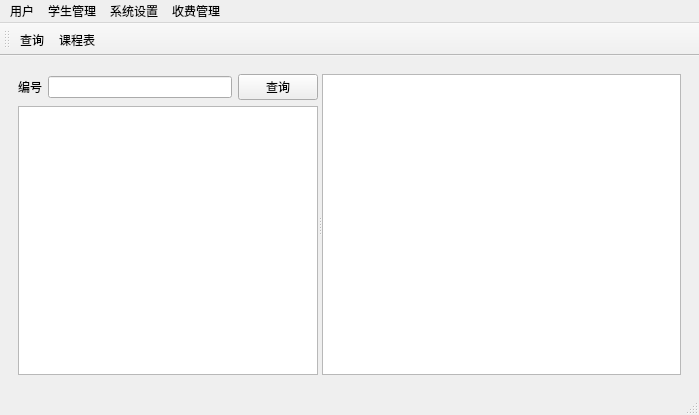
<?xml version="1.0" encoding="UTF-8"?>
<ui version="4.0">
 <class>MainWindow</class>
 <widget class="QMainWindow" name="MainWindow">
  <property name="geometry">
   <rect>
    <x>0</x>
    <y>0</y>
    <width>699</width>
    <height>415</height>
   </rect>
  </property>
  <property name="windowTitle">
   <string>查询系统</string>
  </property>
  <property name="windowIcon">
   <iconset resource="QTrainingSystem.qrc">
    <normaloff>:/res/images/logoNain.png</normaloff>:/res/images/logoNain.png</iconset>
  </property>
  <widget class="QWidget" name="centralwidget">
   <layout class="QGridLayout" name="gridLayout">
    <item row="0" column="0">
     <widget class="QStackedWidget" name="stackedWidget">
      <property name="sizePolicy">
       <sizepolicy hsizetype="Expanding" vsizetype="Expanding">
        <horstretch>0</horstretch>
        <verstretch>0</verstretch>
       </sizepolicy>
      </property>
      <property name="currentIndex">
       <number>0</number>
      </property>
      <widget class="QWidget" name="pageQuery">
       <layout class="QGridLayout" name="gridLayout_2">
        <item row="0" column="0">
         <widget class="QSplitter" name="splitter">
          <property name="orientation">
           <enum>Qt::Horizontal</enum>
          </property>
          <widget class="QWidget" name="widget" native="true">
           <property name="sizePolicy">
            <sizepolicy hsizetype="Expanding" vsizetype="Preferred">
             <horstretch>0</horstretch>
             <verstretch>0</verstretch>
            </sizepolicy>
           </property>
           <property name="maximumSize">
            <size>
             <width>300</width>
             <height>16777215</height>
            </size>
           </property>
           <layout class="QGridLayout" name="gridLayout_3">
            <item row="0" column="0">
             <layout class="QVBoxLayout" name="verticalLayout">
              <item>
               <layout class="QHBoxLayout" name="horizontalLayout">
                <item>
                 <widget class="QLabel" name="label_ID">
                  <property name="text">
                   <string>编号</string>
                  </property>
                 </widget>
                </item>
                <item>
                 <widget class="QLineEdit" name="lineEdit_ID"/>
                </item>
                <item>
                 <widget class="QPushButton" name="pushButton">
                  <property name="text">
                   <string>查询</string>
                  </property>
                 </widget>
                </item>
               </layout>
              </item>
              <item>
               <widget class="QListView" name="listView"/>
              </item>
             </layout>
            </item>
           </layout>
          </widget>
          <widget class="QTableView" name="tableView">
           <property name="minimumSize">
            <size>
             <width>0</width>
             <height>0</height>
            </size>
           </property>
           <property name="maximumSize">
            <size>
             <width>16777215</width>
             <height>16777215</height>
            </size>
           </property>
          </widget>
         </widget>
        </item>
       </layout>
      </widget>
      <widget class="QWidget" name="pageTimeTable"/>
     </widget>
    </item>
   </layout>
  </widget>
  <widget class="QMenuBar" name="menubar">
   <property name="geometry">
    <rect>
     <x>0</x>
     <y>0</y>
     <width>699</width>
     <height>19</height>
    </rect>
   </property>
   <widget class="QMenu" name="menu">
    <property name="title">
     <string>用户</string>
    </property>
    <addaction name="actionLogin"/>
    <addaction name="actionExit"/>
   </widget>
   <widget class="QMenu" name="menu_2">
    <property name="title">
     <string>学生管理</string>
    </property>
   </widget>
   <widget class="QMenu" name="menu_3">
    <property name="title">
     <string>系统设置</string>
    </property>
   </widget>
   <widget class="QMenu" name="menu_4">
    <property name="title">
     <string>收费管理</string>
    </property>
   </widget>
   <addaction name="menu"/>
   <addaction name="menu_2"/>
   <addaction name="menu_3"/>
   <addaction name="menu_4"/>
  </widget>
  <widget class="QStatusBar" name="statusbar"/>
  <widget class="QToolBar" name="toolBar">
   <property name="windowTitle">
    <string>toolBar</string>
   </property>
   <attribute name="toolBarArea">
    <enum>TopToolBarArea</enum>
   </attribute>
   <attribute name="toolBarBreak">
    <bool>false</bool>
   </attribute>
   <addaction name="actionquery"/>
   <addaction name="actionTimeTable"/>
  </widget>
  <action name="actionLogin">
   <property name="text">
    <string>登录</string>
   </property>
  </action>
  <action name="actionExit">
   <property name="text">
    <string>退出</string>
   </property>
  </action>
  <action name="actionquery">
   <property name="icon">
    <iconset resource="QTrainingSystem.qrc">
     <normaloff>:/res/images/home2_enable.png</normaloff>:/res/images/home2_enable.png</iconset>
   </property>
   <property name="text">
    <string>查询</string>
   </property>
   <property name="toolTip">
    <string>查询</string>
   </property>
  </action>
  <action name="actionTimeTable">
   <property name="icon">
    <iconset resource="QTrainingSystem.qrc">
     <normaloff>:/res/images/settings_enable.png</normaloff>:/res/images/settings_enable.png</iconset>
   </property>
   <property name="text">
    <string>课程表</string>
   </property>
   <property name="toolTip">
    <string>课表</string>
   </property>
  </action>
 </widget>
 <tabstops>
  <tabstop>lineEdit_ID</tabstop>
  <tabstop>pushButton</tabstop>
  <tabstop>tableView</tabstop>
  <tabstop>listView</tabstop>
 </tabstops>
 <resources>
  <include location="QTrainingSystem.qrc"/>
 </resources>
 <connections/>
</ui>
